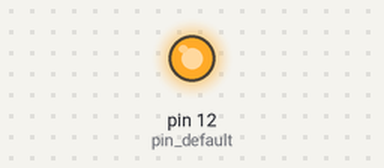
Bench run of a program on a simulated Raspberry Pi (header pin numbers). Parts: output pins drawn as LEDs (lit = HIGH).

Above: at 1.0 s.
At 3.0 s:
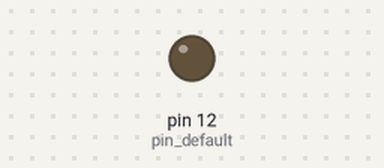
Timing chart, 0 to 5.2 s (numbered marks = the images above):
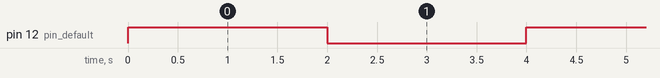

Measured:
- by itself, pin 12 (pin_default): alternates HIGH for 2.0 s and LOW for 2.0 s

The program:

blink.py
```python
import RPi.GPIO as GPIO
import RPi.GPIO as GPIO
import time

time_to_sleep = 2
pin_default = 12
GPIO.setmode(GPIO.BOARD)

ON = 1
OFF = 0

#Define pin 12 as output
GPIO.setup(pin_default, GPIO.OUT)

def ledon(pin_led = pin_default):
    GPIO.output(pin_led, ON)
    return

def ledoff(pin_led = pin_default):
    GPIO.output(pin_led, OFF)
    return

while(True):
  ledon()
  time.sleep(time_to_sleep)
  ledoff()
  time.sleep(time_to_sleep)
```
